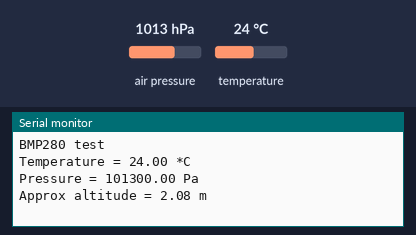
The sketch below on a simulated Arduino Mega 2560, built with avr-gcc and run on an emulated ATmega2560. Parts: the last lines printed to the serial monitor. The test bench sets the inputs (shaded band); at power-on: air pressure 1013 hPa, temperature 24 °C.

Above: at 1.2 s.
1.3 s: air pressure set to 952 hPa
At 3.3 s:
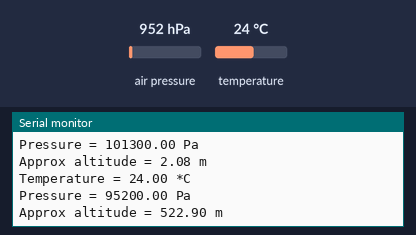
3.6 s: temperature set to 12 °C
At 5.4 s:
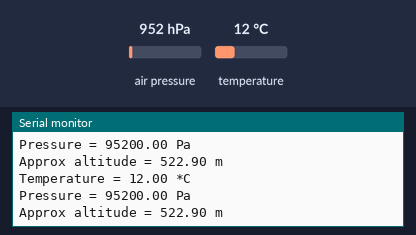
5.9 s: air pressure set to 975 hPa
At 7.4 s:
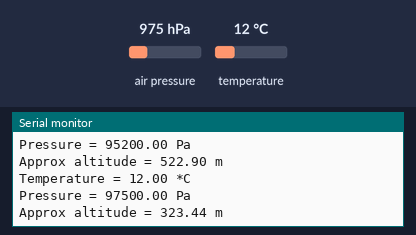
Timing chart, 0 to 8.9 s (numbered marks = the images above; inputs shaded):
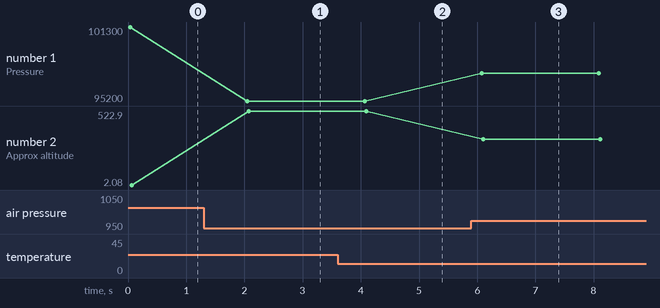

The sketch:

exercise_3.ino
```cpp
// YOUR CODE STARTS HERE

#include <Wire.h>
#include <SPI.h>
#include "Adafruit_Sensor.h"
#include "Adafruit_BMP280.h"

#define BMP_SCK 52
#define BMP_MISO 50
#define BMP_MOSI 51
#define BMP_CS 53

#define BMP_SDA 21
#define BMP_SCL 22

// I2C protocol
Adafruit_BMP280 bme;

// SPI protocol
//Adafruit_BMP280 bme(BMP_CS);
//Adafruit_BMP280 bme(BMP_CS, BMP_MOSI, BMP_MISO,  BMP_SCK);

void setup() {
  Serial.begin(9600);
  Serial.println(F("BMP280 test"));

  if (!bme.begin()) {
    Serial.println("Could not find a valid BMP280 sensor, check wiring!");
    while (1);
  }
}

void loop() {
    Serial.print("Temperature = ");
    Serial.print(bme.readTemperature());
    Serial.println(" *C");

    Serial.print("Pressure = ");
    Serial.print(bme.readPressure());
    Serial.println(" Pa");

    Serial.print("Approx altitude = ");
    Serial.print(bme.readAltitude(1013.25));
    Serial.println(" m");

    Serial.println();
    delay(2000);
}

// YOUR CODE FINISH HERE

// Questions to answer:

// What is the difference between #include <xxx.h> and #include ”xxx.h”? Where
// is the file “bmp280.h” stored?
// La diferencia es que #include <xxx.h> incluye archivos de encabezado del
// estándar Arduino biblioteca (busca el código fuente en el directorio
// arduino/), mientras que #incluye "xxx.h" incluye archivos de encabezado
// definidos por el programador (busca en el mismo directorio donde se
// encuentra el código fuente).
// El fichero bmp280.h contiene funciones e información acerca del sensor
// BMP280, el cual se encuentra en 'arduino/libraries/BMP280/'.

// - SPI and I2C protocol.

// For each protocol, how many pins are connected?
// Para el protocolo SPI se utilizan 4 pines: 12 (MISO), 11 (MOSI), 13 (SCK) y
// 10 (SS).
// Y para el protocolo I2C se utilizan 2 pines: A4 (SDA) y A5 (SCL).

// What is each pin used for?
// MISO (Master In Slave Out): Lleva los datos desde el esclavo de vuelta al
// maestro (pin 12).
// MOSI (Master Out Slave In): Lleva los datos desde el maestro al esclavo
// (pin 11).
// SCK (Serial Clock): Sincroniza la transferencia de datos entre el maestro y
// el esclavo (pin 13).
// SS (Slave Select): Seleccionar el esclavo con el que el maestro desea
// comunicarse (pin 10).
// Por otro lado, para el protocolo I2C se utilizan 2 pines:
// SDA (Serial Data Line): Lleva los datos entre los dispositivos conectados
// al bus I2C (pin A4).
// SCL (Serial Clock Line): Sincroniza la transferencia de datos entre los
// dispositivos (pin A5).

// Does the protocol support multiple peripherals? Why?
// Ambos protocolos están diseñados para admitir múltiples periféricos,
// ya que ambos utilizan mecanismos de selección única (SS en SPI y
// direcciones únicas en I2C).

// Does the protocol support multiple controllers? Why?
// Para el protocolo SPI, no es posible tener múltiples controladores, ya que
// éste generalmente opera con un único maestro activo a la vez.
// Mientras que para el protocolo I2C, si es posible tener múltiples
// controladores, siempre y cuando se evite cualquier colisión entre ellos.

// For one-to-one communication, how many data lines are required for this
// protocol? Why?
// Para la comunicación uno-a-uno, el número de líneas de datos depende del
// protocolo de comunicación utilizado.
// Para el protocolo SPI se necesitan al menos 3 líneas de datos: Una para
// el MISO, otra para el MOSI y otra para el SCK, aunque normalmente también
// se utiliza una cuarta línea para el SS.
// Mientras que para el protocolo I2C, se necesitan al menos 2 líneas de
// datos: Una para el SDA y otra para el SCL.

// What is the difference between hardware SPI and software SPI?
// El protocolo SPI es un estándar de comunicación, mientras que el software
// SPI hace referencia a la implementación de dicho protocolo utilizando
// software en lugar de hardware dedicado.

// How to include the library?
// Con la instrucción #include <SPI.h>

// How to create the object?
// Para esta clase no se crea un objeto específico como se hace con otras
// librerías, sino que se gestiona utilizando las funciones integradas por
// la librería SPI. Por ejemplo:
// #include <SPI.h>
// void setup() {
//   SPI.begin();
// }
// void loop() {
//   byte dataToSend = 0x42;
//   byte receivedData = SPI.transfer(dataToSend);
//   delay(1000);
// }

// How to initiate the barometer?
// #include <Wire.h>
// #include <Adafruit_Sensor.h>
// #include <Adafruit_BMP280.h>
// #define BMP_SDA 20
// #define BMP_SCL 21
// Adafruit_BMP280 bmp;
// void setup() {
//   Serial.begin(9600);
//   if (!bmp.begin()) {
//     Serial.println("ERROR DE INICIALIZACIÓN");
//     while (1);
//   }
// }

// How to acquire data from the sensor?
// How to send the data to the USB port?
// void loop() {
//   Serial.print("Temperatura = ");
//   Serial.print(bmp.readTemperature());
//   Serial.println(" *C");
//   Serial.print("Presión = ");
//   Serial.print(bmp.readPressure() / 100.0F);
//   Serial.println(" hPa");
//   Serial.print("Altitud = ");
//   Serial.print(bmp.readAltitude(1013.25));
//   Serial.println(" metros");
//   delay(1000);
// }
```

Measured:
- after the input at 1.3 s, the serial monitor: prints a new line after 0.75 s (image 1)
- after the input at 3.6 s, the serial monitor: prints a new line after 0.44 s (image 2)
- after the input at 5.9 s, the serial monitor: prints a new line after 0.18 s (image 3)
- plotted number 1: 101300 → 95200 after the input at 1.3 s, 95200 → 97500 after the input at 5.9 s
- plotted number 2: 2.08 → 522.9 after the input at 1.3 s, 522.9 → 323.44 after the input at 5.9 s
